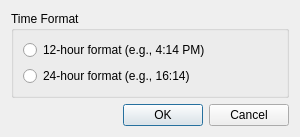
<?xml version="1.0" encoding="UTF-8"?>
<ui version="4.0">
 <class>ClockConfigurationDialog</class>
 <widget class="QDialog" name="ClockConfigurationDialog">
  <property name="geometry">
   <rect>
    <x>0</x>
    <y>0</y>
    <width>300</width>
    <height>120</height>
   </rect>
  </property>
  <property name="windowTitle">
   <string>Clock Configuration</string>
  </property>
  <layout class="QVBoxLayout" name="verticalLayout">
   <item>
    <widget class="QGroupBox" name="groupBox">
     <property name="title">
      <string>Time Format</string>
     </property>
     <layout class="QVBoxLayout" name="verticalLayout_2">
      <item>
       <widget class="QRadioButton" name="radioButton12Hour">
        <property name="text">
         <string>12-hour format (e.g., 4:14 PM)</string>
        </property>
       </widget>
      </item>
      <item>
       <widget class="QRadioButton" name="radioButton24Hour">
        <property name="text">
         <string>24-hour format (e.g., 16:14)</string>
        </property>
       </widget>
      </item>
     </layout>
    </widget>
   </item>
   <item>
    <widget class="QDialogButtonBox" name="buttonBox">
     <property name="orientation">
      <enum>Qt::Horizontal</enum>
     </property>
     <property name="standardButtons">
      <set>QDialogButtonBox::Cancel|QDialogButtonBox::Ok</set>
     </property>
    </widget>
   </item>
  </layout>
 </widget>
 <resources/>
 <connections>
  <connection>
   <sender>buttonBox</sender>
   <signal>accepted()</signal>
   <receiver>ClockConfigurationDialog</receiver>
   <slot>accept()</slot>
   <hints>
    <hint type="sourcelabel">
     <x>248</x>
     <y>254</y>
    </hint>
    <hint type="destinationlabel">
     <x>157</x>
     <y>274</y>
    </hint>
   </hints>
  </connection>
  <connection>
   <sender>buttonBox</sender>
   <signal>rejected()</signal>
   <receiver>ClockConfigurationDialog</receiver>
   <slot>reject()</slot>
   <hints>
    <hint type="sourcelabel">
     <x>316</x>
     <y>260</y>
    </hint>
    <hint type="destinationlabel">
     <x>286</x>
     <y>274</y>
    </hint>
   </hints>
  </connection>
 </connections>
</ui>
